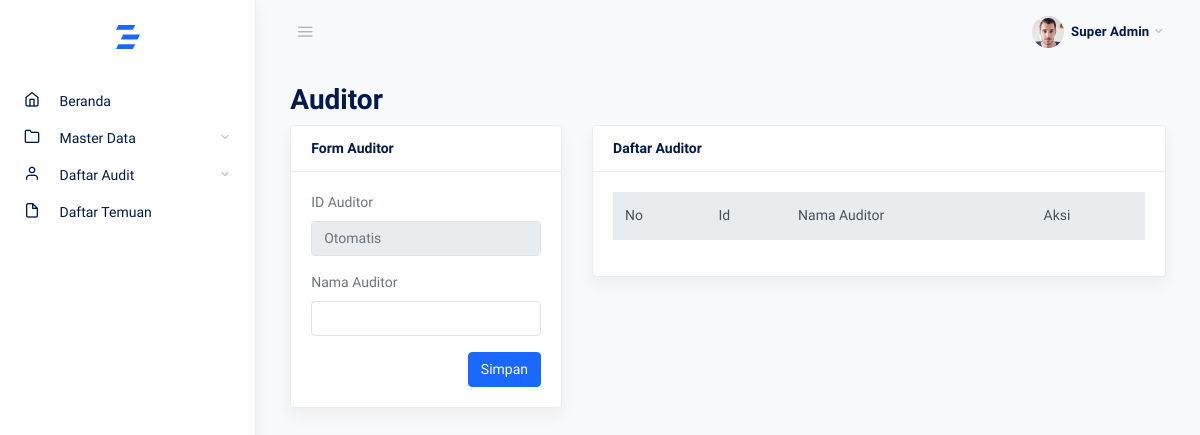
The page /auditor on the database as committed earlier.
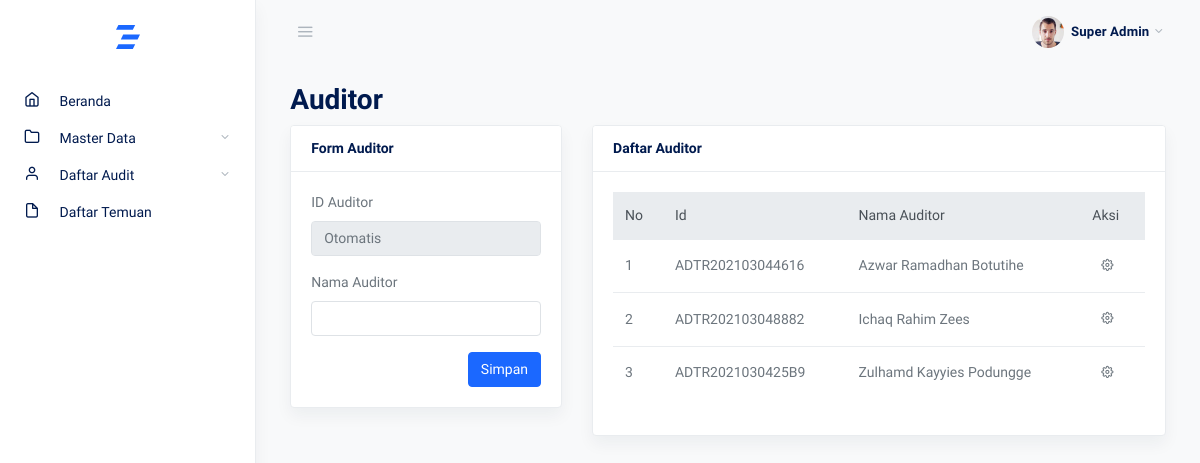
The same page on the database as committed later.
### tables this page shows
CREATE TABLE `auditor` (
  `id` char(20) NOT NULL,
  `nama` varchar(50) NOT NULL
);

### admin.php (called while the page is built, shortened)
<?php
require_once 'views/page/admin/index.php';

### app/controllers/admin/daftar_audit/function_auditor.php (the view, shortened to what this page needs)
<?php
function tampil_data($mysqli){
    $query = "SELECT * FROM auditor ORDER BY nama ASC";
    $to = $mysqli->prepare($query);
    $to->execute();
    $result = $to->get_result();
    $no = 1;
    while ($row = $result->fetch_object()) {
        $id = $row->id;
?>
 <tr>
            <td><?= $no; ?></td>
            <td><?= $id; ?></td>
            <td><?= $row->nama; ?></td>
            <td>
                <button class="btn btn-sm" type="button" data-toggle="dropdown" aria-haspopup="true" aria-expanded="false">
                    <span class="fe fe-settings"></span>
                </button>
            </td>
        </tr>
        <?php
        $no++;
    }
}

### views/layout/admin/header.php (shortened to what this page needs)
<!doctype html>
<html lang="en">
<head>
    <link rel="stylesheet" href="assets/css/simplebar.css">
    <link rel="stylesheet" href="assets/css/feather.css">
    <link rel="stylesheet" href="assets/css/daterangepicker.css">
    <link rel="stylesheet" href="assets/css/dataTables.bootstrap4.css">
    <link rel="stylesheet" href="assets/css/select2.css">
    <link rel="stylesheet" href="assets/css/app-light.css" id="lightTheme">
</head>
<body class="vertical light">
    <div class="wrapper">

### views/layout/admin/navbar.php (shortened to what this page needs)
<nav class="topnav navbar navbar-light">
    <button type="button" class="navbar-toggler text-muted mt-2 p-0 mr-3 collapseSidebar">
        <i class="fe fe-menu navbar-toggler-icon"></i>
    </button>
    <ul class="nav">
        <li class="nav-item dropdown">
            <a class="nav-link dropdown-toggle text-muted pr-0" href="#" id="navbarDropdownMenuLink" role="button" data-toggle="dropdown" aria-haspopup="true" aria-expanded="false">
                <span class="avatar avatar-sm mt-2">
                    <img src="assets/img/avatars/face-1.jpg" alt="..." class="avatar-img rounded-circle">
                    <small class="text-dark ml-1"><strong>Super Admin</strong></small>
                </span>
            </a>
        </li>
    </ul>
</nav>

### views/layout/admin/sidebar.php (shortened to what this page needs)
<aside class="sidebar-left border-right bg-white shadow" id="leftSidebar" data-simplebar>
    <nav class="vertnav navbar navbar-light">
        <div class="w-100 mb-4 d-flex">
            <a class="navbar-brand mx-auto mt-2 flex-fill text-center" href="./index.html">
            </a>
        </div>
        <ul class="navbar-nav flex-fill w-100 mb-2">
            <li class="nav-item w-100">
                <a class="nav-link" href="beranda">
                    <i class="fe fe-home fe-16"></i>
                    <span class="ml-3 item-text">Beranda</span>
                </a>
            </li>
            <li class="nav-item dropdown">
                <a href="#master-data" data-toggle="collapse" aria-expanded="false" class="dropdown-toggle nav-link">
                    <i class="fe fe-folder fe-16"></i>
                    <span class="ml-3 item-text">Master Data</span>
                </a>
            </li>
            <li class="nav-item dropdown">
                <a href="#daftar-audit" data-toggle="collapse" aria-expanded="false" class="dropdown-toggle nav-link">
                    <i class="fe fe-user fe-16"></i>
                    <span class="ml-3 item-text">Daftar Audit</span>
                </a>
            </li>
            <li class="nav-item w-100">
                <a class="nav-link" href="calendar.html">
                    <i class="fe fe-file fe-16"></i>
                    <span class="ml-3 item-text">Daftar Temuan</span>
                </a>
            </li>
        </ul>
    </nav>
</aside>

### views/page/admin/index.php (shortened to what this page needs)
<?php
if (isset($_GET['views_admin']) && $_GET['views_admin'] == "beranda") {
    $page = "Beranda";
    $title = $page . " | PO'OPIYOHE";
} else if (isset($_GET['views_admin']) && $_GET['views_admin'] == "kemlem") {
    $page = "Kementrian/Lembaga";
    $title = $page . " | PO'OPIYOHE";
} else if (isset($_GET['views_admin']) && $_GET['views_admin'] == "pemda") {
    $page = "Pemerintah Daerah";
    $title = $page . " | PO'OPIYOHE";
} else if (isset($_GET['views_admin']) && $_GET['views_admin'] == "instansi_vertikal") {
    $page = "Instansi Vertikal";
    $title = $page . " | PO'OPIYOHE";
} else if (isset($_GET['views_admin']) && $_GET['views_admin'] == "auditor") {
    $page = "Auditor";
} else if (isset($_GET['views_admin']) && $_GET['views_admin'] == "auditan") {
    $page = "Auditan";
    $title = $page . " | PO'OPIYOHE";
}
?>
<?php include 'views/layout/admin/header.php'; ?>
<?php include 'views/layout/admin/navbar.php'; ?>
<?php include 'views/layout/admin/sidebar.php'; ?>
<?php
if (isset($_GET['views_admin']) && $_GET['views_admin'] == "beranda") {
    include 'views/page/admin/beranda.php';
} else if (isset($_GET['views_admin']) && $_GET['views_admin'] == "kemlem") {
    include 'views/page/admin/master_data/kemlem.php';
} else if (isset($_GET['views_admin']) && $_GET['views_admin'] == "pemda") {
    include 'views/page/admin/master_data/pemda.php';
} else if (isset($_GET['views_admin']) && $_GET['views_admin'] == "instansi_vertikal") {
    include 'views/page/admin/master_data/instansi.php';
} else if (isset($_GET['views_admin']) && $_GET['views_admin'] == "auditor") {
    include 'views/page/admin/daftar_audit/auditor.php';
} else if (isset($_GET['views_admin']) && $_GET['views_admin'] == "auditan") {
    include 'views/page/admin/daftar_audit/auditan.php';
} else {
    include 'views/page/admin/beranda.php';
}
?>
<?php include 'views/layout/admin/footer.php'; ?>

### views/page/admin/daftar_audit/auditor.php (shortened to what this page needs)
<main role="main" class="main-content">
    <div class="container-fluid">
        <div class="row">
            <div class="col-12">
                <h2 class="page-title"><?= $page; ?></h2>
            </div>
        </div>
        <div class="row">
            <div class="col-md-4">
                <div class="card shadow mb-4">
                    <div class="card-header">
                        <strong class="card-title">Form <?= $page; ?></strong>
                    </div>
                    <div class="card-body">
                    <form action="auditor" method="POST">
                        <div class="form-group mb-3">
                            <label>ID Auditor</label>
                            <input type="text" class="form-control" placeholder="Otomatis" autocomplete="off" disabled>
                        </div>
                        <div class="form-group mb-3">
                            <label for="simpleinput">Nama Auditor</label>
                            <input type="text" name="namaauditor" id="simpleinput" class="form-control" autocomplete="off">
                        </div>
                        <button type="submit" name="simpan" class="btn btn-primary float-right">Simpan</button>
                    </form>
                    </div>
                </div>
            </div>
            <div class="col-md-8">
                <div class="card shadow mb-4">
                    <div class="card-header">
                        <strong class="card-title">Daftar <?= $page; ?></strong>
                    </div>
                    <div class="card-body">
                        <table class="table datatables" id="dataTable-1">
                            <thead class="thead-light">
                                <tr>
                                    <th>No</th>
                                    <th>Id</th>
                                    <th>Nama Auditor</th>
                                    <th>Aksi</th>
                                </tr>
                            </thead>
                            <tbody>
                                <?php tampil_data($mysqli); ?>
                            </tbody>
                        </table>
                    </div>
                </div>
            </div>
        </div>
    </div>
</main>

### views/layout/admin/footer.php (shortened to what this page needs)
</div>
</body>
</html>

### assets/css/simplebar.css (style rules this page uses)
[data-simplebar] { position: relative; flex-direction: column; flex-wrap: wrap; justify-content: flex-start; align-content: flex-start; align-items: flex-start; }

### assets/css/feather.css (style rules this page uses)
.fe { font-family: "feather" !important; speak: none; font-style: normal; font-weight: normal; font-variant: normal; text-transform: none; line-height: 1; -webkit-font-smoothing: antialiased; -moz-osx-font-smoothing: grayscale; }
.fe-16 { font-size: 16px; }
.fe-file:before { content: ""; }
.fe-folder:before { content: ""; }
.fe-home:before { content: ""; }
.fe-menu:before { content: ""; }
.fe-settings:before { content: ""; }
.fe-user:before { content: ""; }

Rows that differ between the two databases and show on the page:
added auditor: id "ADTR202103044616", nama "Azwar Ramadhan Botutihe"
added auditor: id "ADTR202103048882", nama "Ichaq Rahim Zees"
added auditor: id "ADTR2021030425B9", nama "Zulhamd Kayyies Podungge"
